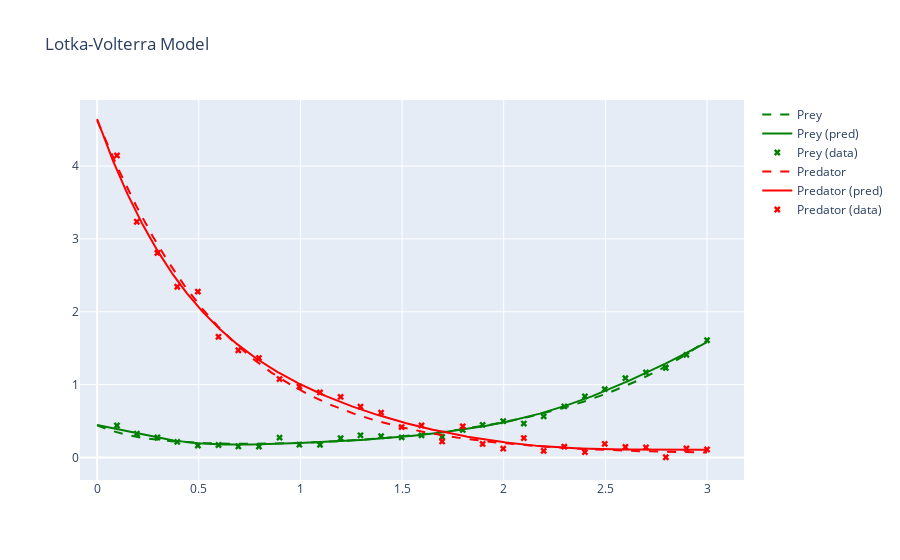
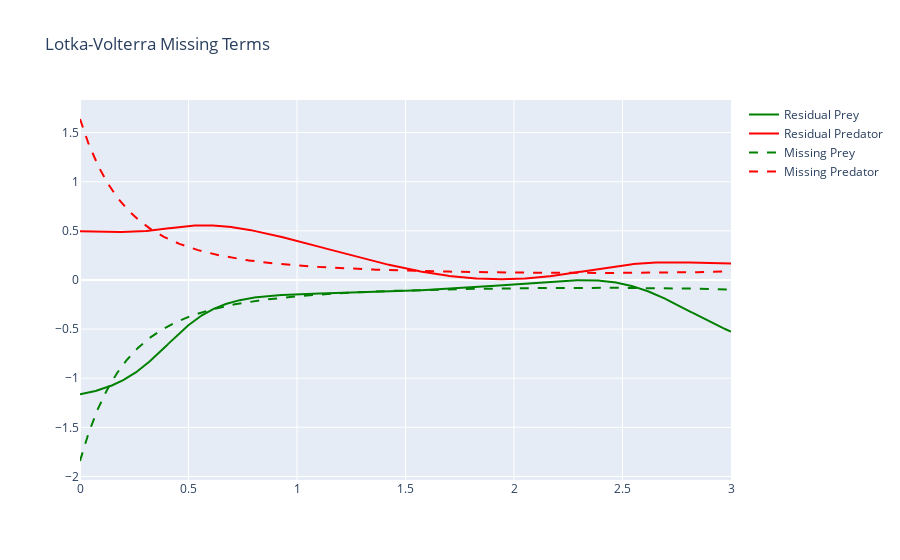

The notebook cell saved with these charts, in order:
### Code cell
plots = plotter(upinn.u, upinn.G)
plots["Solution"].show()
plots["Missing Terms"].show()

### Figure 1 — Plotly figure (JSON) as saved in the notebook; plotly's stock layout.template omitted (floating-point values rounded to 4 significant figures; data arrays with more than 128 entries replaced by an {"elided": "..."} marker saying what was removed)
{"data": [{"line": {"color": "green", "dash": "dash"}, "mode": "lines", "name": "Prey", "type": "scatter", "x": {"elided": "800 float values"}, "y": {"elided": "800 float values"}}, {"line": {"color": "green"}, "mode": "lines", "name": "Prey (pred)", "type": "scatter", "x": {"elided": "800 float values"}, "y": {"elided": "800 float values"}}, {"marker": {"color": "green", "symbol": "x"}, "mode": "markers", "name": "Prey (data)", "type": "scatter", "x": [0.09762, 0.1952, 0.2966, 0.3942, 0.4956, 0.597, 0.6946, 0.796, 0.8974, 0.995, 1.096, 1.198, 1.295, 1.397, 1.498, 1.596, 1.697, 1.798, 1.896, 1.997, 2.099, 2.196, 2.298, 2.399, 2.497, 2.598, 2.7, 2.797, 2.899, 3], "y": [0.4384, 0.3259, 0.2738, 0.2132, 0.1622, 0.1709, 0.1509, 0.1496, 0.2721, 0.1748, 0.173, 0.2636, 0.3039, 0.2922, 0.276, 0.3031, 0.2814, 0.3773, 0.4471, 0.4979, 0.4656, 0.5635, 0.7013, 0.8387, 0.9376, 1.089, 1.167, 1.228, 1.409, 1.609]}, {"line": {"color": "red", "dash": "dash"}, "mode": "lines", "name": "Predator", "type": "scatter", "x": {"elided": "800 float values"}, "y": {"elided": "800 float values"}}, {"line": {"color": "red"}, "mode": "lines", "name": "Predator (pred)", "type": "scatter", "x": {"elided": "800 float values"}, "y": {"elided": "800 float values"}}, {"marker": {"color": "red", "symbol": "x"}, "mode": "markers", "name": "Predator (data)", "type": "scatter", "x": [0.09762, 0.1952, 0.2966, 0.3942, 0.4956, 0.597, 0.6946, 0.796, 0.8974, 0.995, 1.096, 1.198, 1.295, 1.397, 1.498, 1.596, 1.697, 1.798, 1.896, 1.997, 2.099, 2.196, 2.298, 2.399, 2.497, 2.598, 2.7, 2.797, 2.899, 3], "y": [4.146, 3.236, 2.807, 2.344, 2.277, 1.656, 1.471, 1.364, 1.076, 0.9726, 0.8923, 0.8309, 0.6963, 0.6146, 0.4175, 0.4384, 0.2195, 0.4273, 0.1849, 0.1204, 0.2661, 0.09064, 0.1477, 0.07231, 0.1862, 0.1434, 0.1384, 0.00258, 0.1225, 0.1089]}], "layout": {"title": {"text": "Lotka-Volterra Model"}}}

### Figure 2 — Plotly figure (JSON) as saved in the notebook; plotly's stock layout.template omitted (floating-point values rounded to 4 significant figures; data arrays with more than 128 entries replaced by an {"elided": "..."} marker saying what was removed)
{"data": [{"line": {"color": "green"}, "mode": "lines", "name": "Residual Prey", "type": "scatter", "x": {"elided": "800 float values"}, "y": {"elided": "800 float values"}}, {"line": {"color": "red"}, "mode": "lines", "name": "Residual Predator", "type": "scatter", "x": {"elided": "800 float values"}, "y": {"elided": "800 float values"}}, {"line": {"color": "green", "dash": "dash"}, "mode": "lines", "name": "Missing Prey", "type": "scatter", "x": {"elided": "800 float values"}, "y": {"elided": "800 float values"}}, {"line": {"color": "red", "dash": "dash"}, "mode": "lines", "name": "Missing Predator", "type": "scatter", "x": {"elided": "800 float values"}, "y": {"elided": "800 float values"}}], "layout": {"title": {"text": "Lotka-Volterra Missing Terms"}}}
